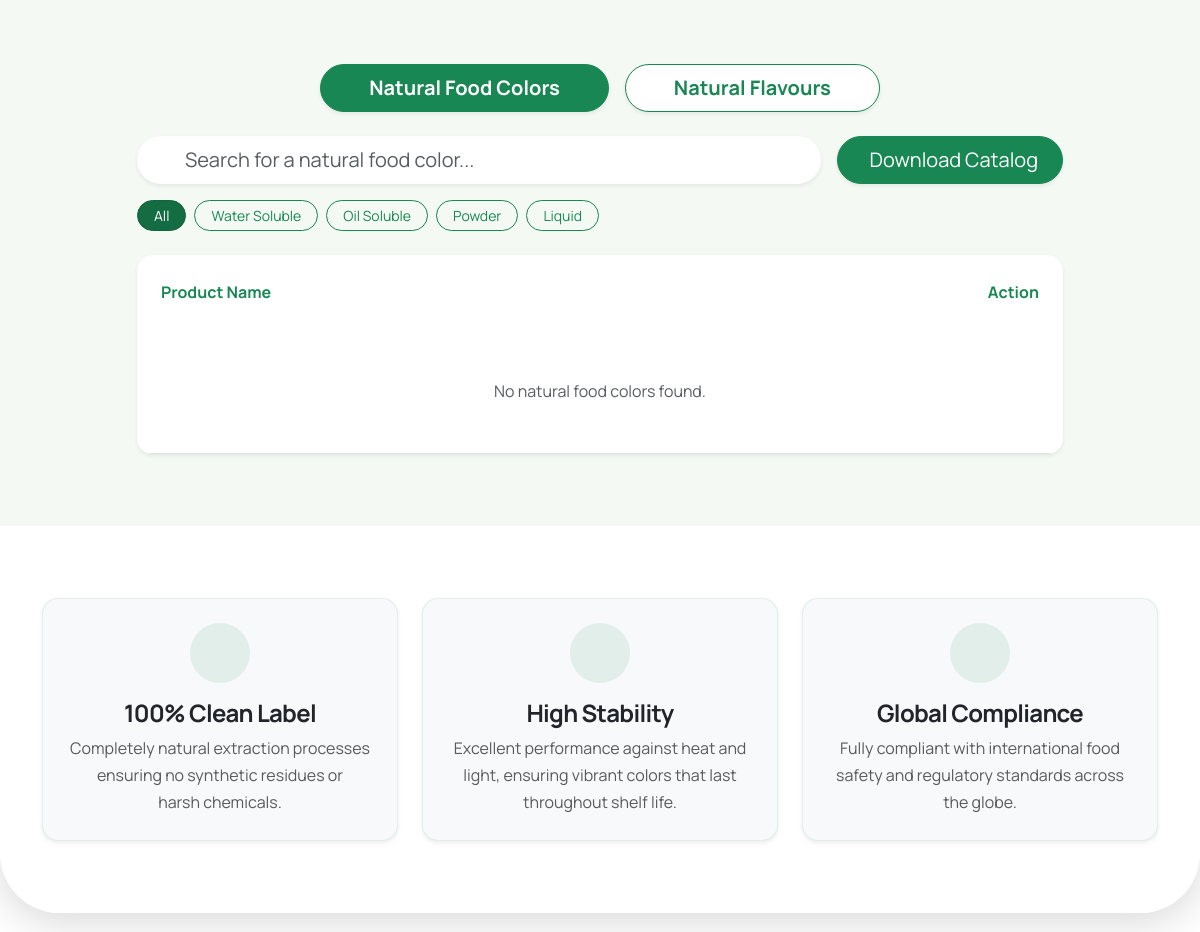
The app's page /natural-food-colors/ (middle part), older data.
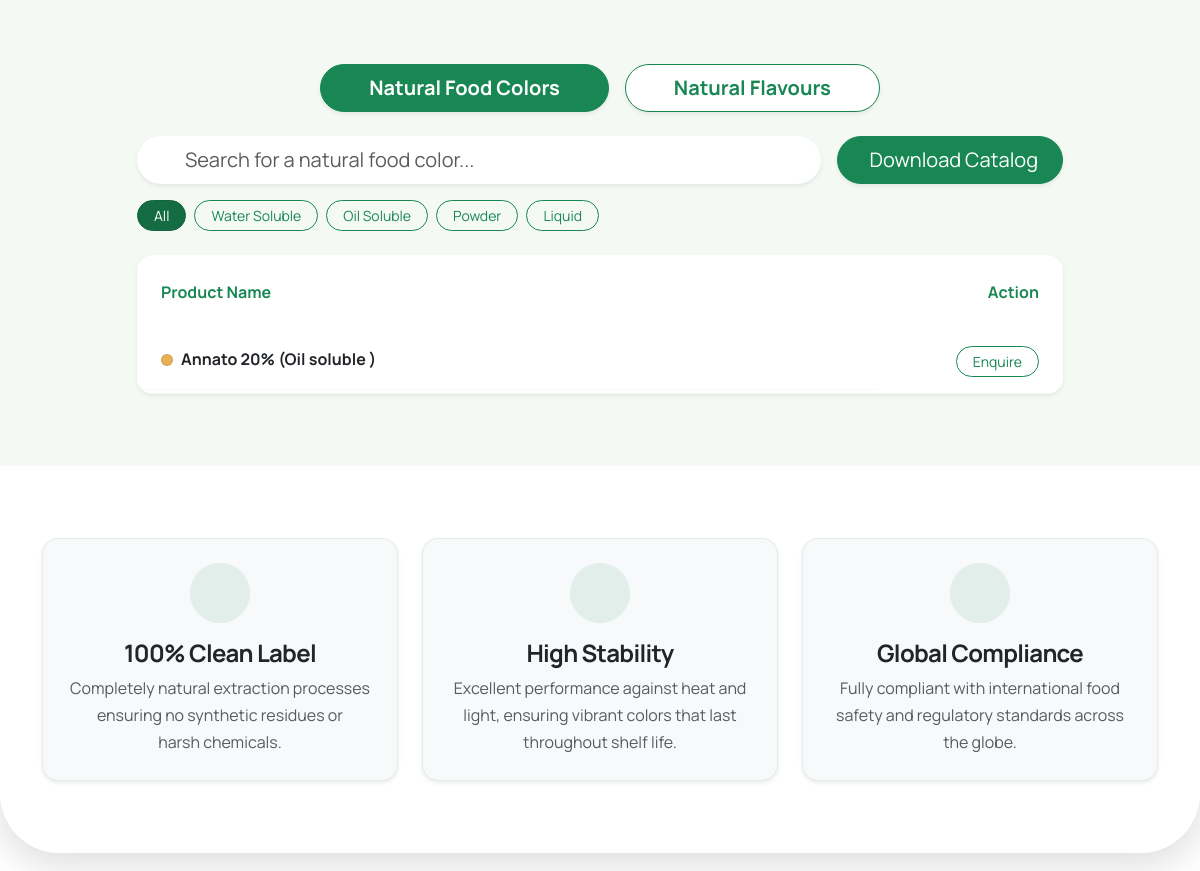
The same page, newer data.
### main/models.py (models this page shows, shortened)
class NaturalFoodColor(models.Model):
    name = models.CharField(max_length=255)
    color_hex = models.CharField(max_length=7, help_text='Hex color code (e.g. #f4a261)')
    order = models.IntegerField(default=0, help_text='Order of display')

### main/views.py (the view)
# urls.py: path('natural-food-colors/', views.natural_food_colors, name='natural_food_colors'),
def natural_food_colors(request):
    colors = NaturalFoodColor.objects.all().order_by('order', 'id')
    flavours = NaturalFlavour.objects.all().order_by('category', 'order', 'id')
    from collections import OrderedDict
    grouped_flavours = OrderedDict()
    for flavour in flavours:
        cat = flavour.category or "Other"
        if cat not in grouped_flavours:
            grouped_flavours[cat] = []
        grouped_flavours[cat].append(flavour)
    return render(request, "main/natural_food_colors.html", {
        "colors": colors,
        "grouped_flavours": grouped_flavours
    })

### templates/main/natural_food_colors.html (shortened to what the changed rows need)
{% extends "main/base.html" %}
{% load static %}
{% block content %}
<section class="py-4 py-md-5 position-relative" style="background-color: #f4f9f4 !important;">
    <div class="container py-3 py-md-4">
        <div class="row justify-content-center" data-aos="fade-up" data-aos-delay="100">
            <div class="col-lg-10">
                <div id="colorsSection">
                    <div class="card border-0 shadow-sm rounded-4 overflow-hidden bg-white">
                        <div class="table-responsive">
                            <table class="table table-hover align-middle mb-0" id="colorTable">
                                <thead style="background-color: #eaf3e6;">
                                    <tr>
                                        <th scope="col" class="py-3 py-md-4 ps-4 border-0 text-success fw-bold"
                                            style="width: 80%;">
                                            Product Name</th>
                                        <th scope="col" class="py-3 py-md-4 pe-4 border-0 text-end text-success fw-bold"
                                            style="width: 20%;">Action</th>
                                    </tr>
                                </thead>
                                <tbody class="border-top-0">
                                    {% for color in colors %}
                                    <tr class="border-bottom color-row"
                                        style="border-color: #f8f9fa !important; transition: all 0.2s;">
                                        <td class="py-3 ps-4 fw-bold text-dark d-flex align-items-center"><span
                                                style="display:inline-block; width:12px; height:12px; border-radius:50%; background-color:{{ color.color_hex }}; margin-right:8px; border:1px solid rgba(0,0,0,0.1);"></span>{{ color.name }}</td>
                                        <td class="py-3 pe-4 text-end">
                                                <a href="{% url 'submit_enquiry' %}?product={{ color.name|urlencode }}"
                                                class="btn btn-sm btn-outline-success rounded-pill px-3">Enquire</a>
                                        </td>
                                    </tr>
                                    {% empty %}
                                    <tr>
                                        <td colspan="2" class="py-4 py-md-5 text-center text-muted">No natural food colors found.</td>
                                    </tr>
                                    {% endfor %}
                                </tbody>
                            </table>
                        </div>
                    </div>
                </div>
            </div>
        </div>
</section>
{% endblock %}

Row changes from the older to the newer data that the page shows:
added NaturalFoodColor: name "Annato 20% (Oil soluble )"
Text that changed along with them:
text no longer shown: "No natural food colors found."
